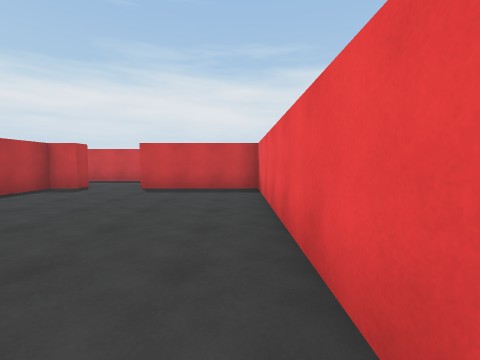
view 1 (above)

20 first-person views from a walk through a 3-D level made in the Unity game engine. The camera is 1.4 m above the floor, tilts 4° down and sees 90° across. The floor is counted in squares, 2 m on a side. Each view is taken from the middle of a square. On the plan, view 1 faces up. The plan holds only what a view shows up to about 9 squares ahead; the rest is blank. The place goes on beyond the plan. The player is left out. Surface patterns are stand-ins for the level's own textures.

view 2
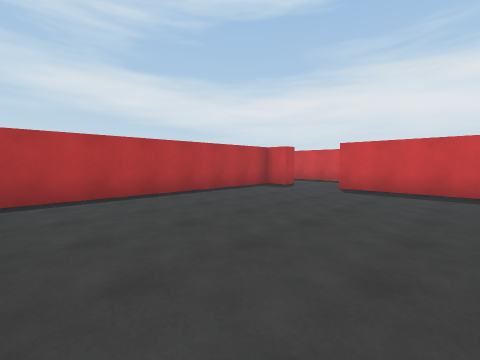

view 3
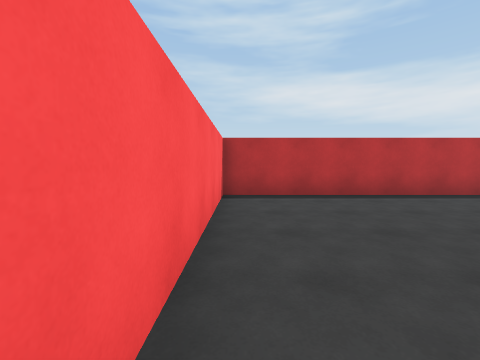

view 4
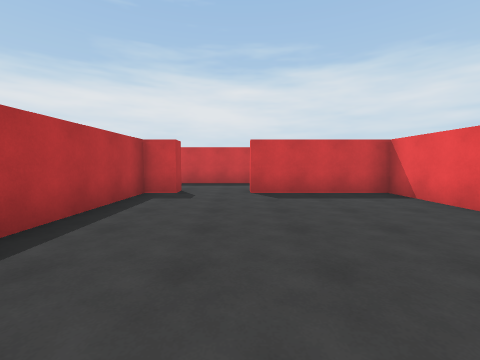

view 5
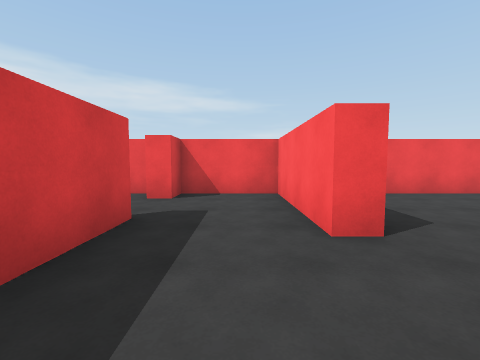

view 6
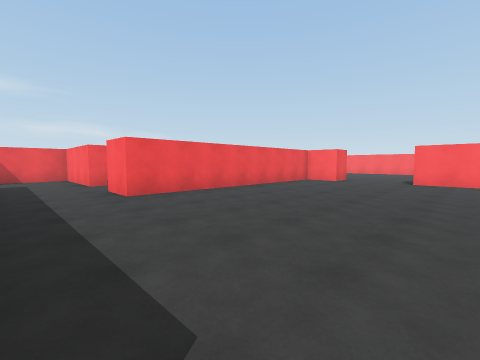

view 7
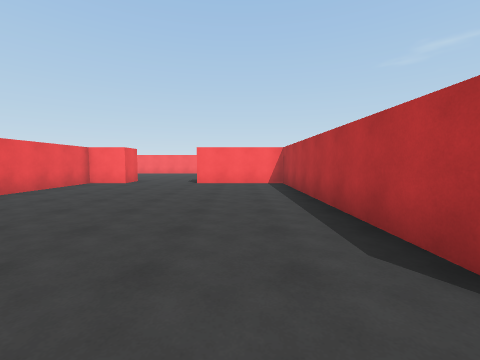

view 8
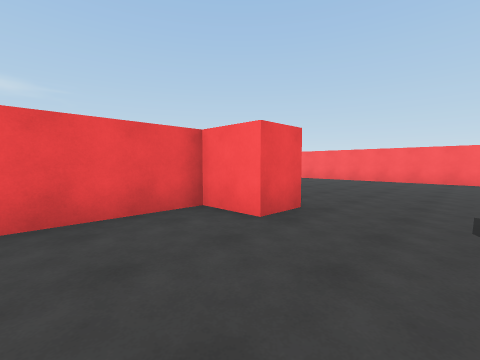

view 9
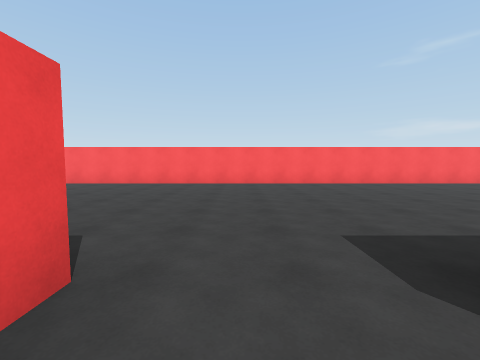

view 10
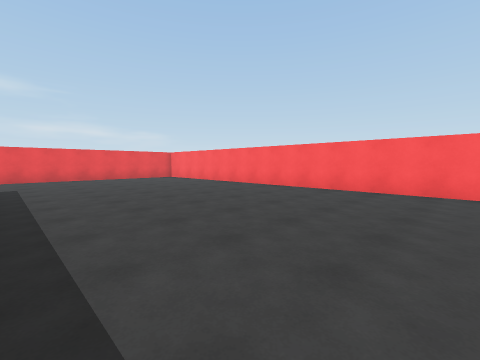

view 11
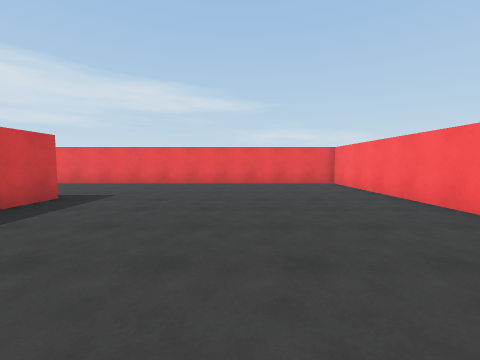

view 12
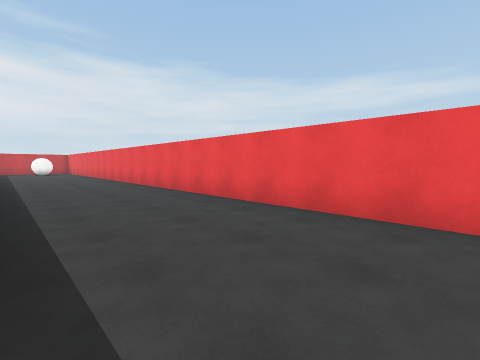

view 13
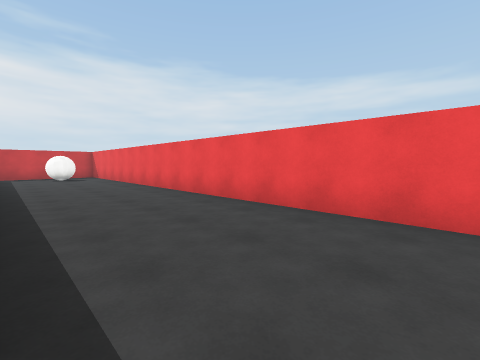

view 14
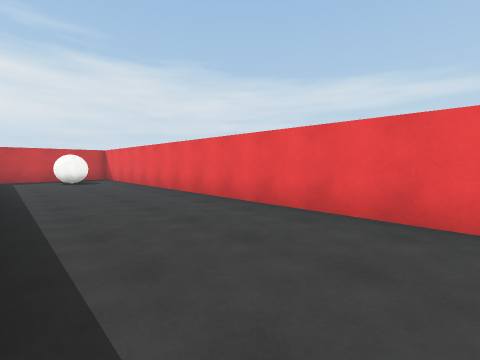

view 15
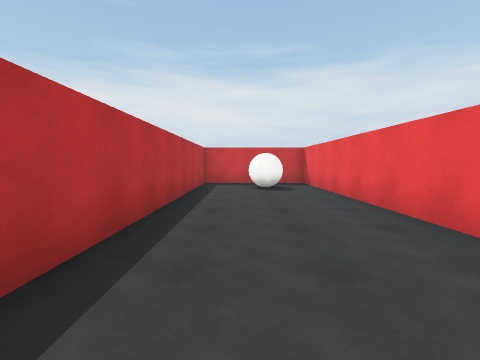

view 16
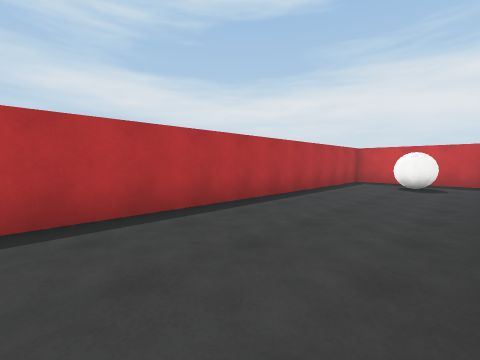

view 17
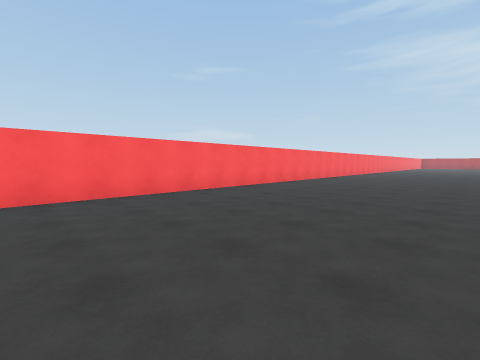

view 18
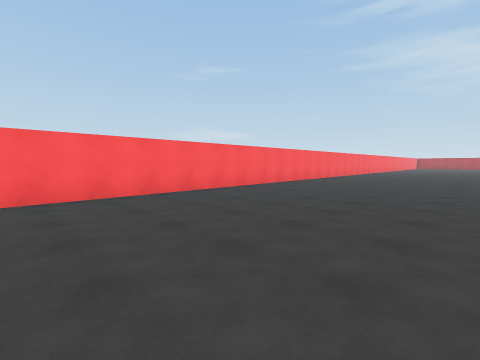

view 19
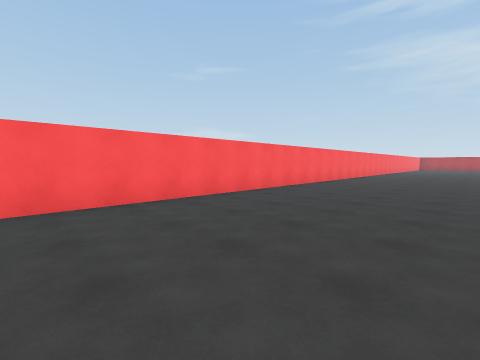

view 20
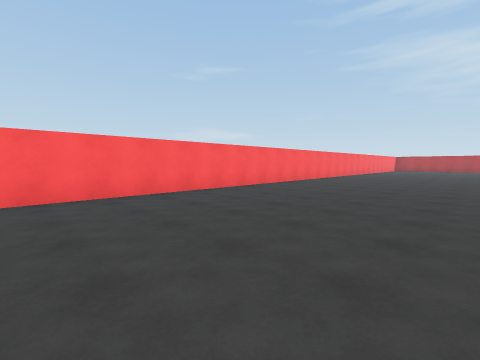

### Floor plan
Points are (right, up) in squares from view 1. A wall is a line through its corners. A room is listed if a view was taken in it or the views show most of it. See-through windows are left out.
Room 1 (views 1, 2, 3, 4)
walls: (0.5, 0.4) (0.5, 6.6) (-2.8, 6.6) (-2.8, 7.1); (-4.5, 7.1) (-4.5, 6.6); (-5.2, 6.6) (-5.2, -0.4) (-0.2, -0.4)
ways out: opening at (-3.5, 7) to room 2
Room 2 (view 5)
walls: (-2, 9.4) (-5.1, 9.4); (-5.8, 7.1) (-4.5, 7.1)
ways out: opening at (-3.5, 7) to room 1; opening at (-5, 8.5) to room 3; opening at (-2, 8.5) to room 4
Room 3 (views 6, 7, 8, 9, 10, 11, 12, 13, 14, 15, 16, 17, 18, 19, 20)
walls: (-12.5, 6.6) (-12.5, -0.4) (-9.5, -0.4); (-7, -1.5) (-7, -0.4) (-5.8, -0.4) (-5.8, 7.1); (1.8, -1.4) (0.5, -1.4); (-32.5, -8.2) (5.3, -8.2) (5.3, 16.5) (1.8, 16.5) (1.8, 6.9)
ways out: opening at (-5, 8.5) to room 2
objects: ball (4, 15)
Room 4 (no view inside)
walls: (-2.8, 7.1) (0.5, 7.1) (0.5, 9.4) (-0.3, 9.4) (-0.3, 9.9)
ways out: opening at (-2, 8.5) to room 2; opening at (-1, 10)

Positions as (right, up) in squares from view 1, and headings:
1: (0, 0), facing up
2: (0, 0), facing up-left
3: (0, 0), facing left
4: (-3, 1), facing up
5: (-5, 8), facing right
6: (-11, 9), facing down-right
7: (-11, 8), facing down
8: (-9, 2), facing down-right
9: (-8, 0), facing down
10: (-6, -2), facing down-right
11: (-3, -5), facing right
12: (2, -3), facing up-right
13: (2, 3), facing up-right
14: (2, 5), facing up-right
15: (3, 8), facing up
16: (5, 7), facing up-left
17: (-12, -3), facing down-left
18: (-15, -3), facing down-left
19: (-20, -4), facing down-left
20: (-25, -3), facing down-left
